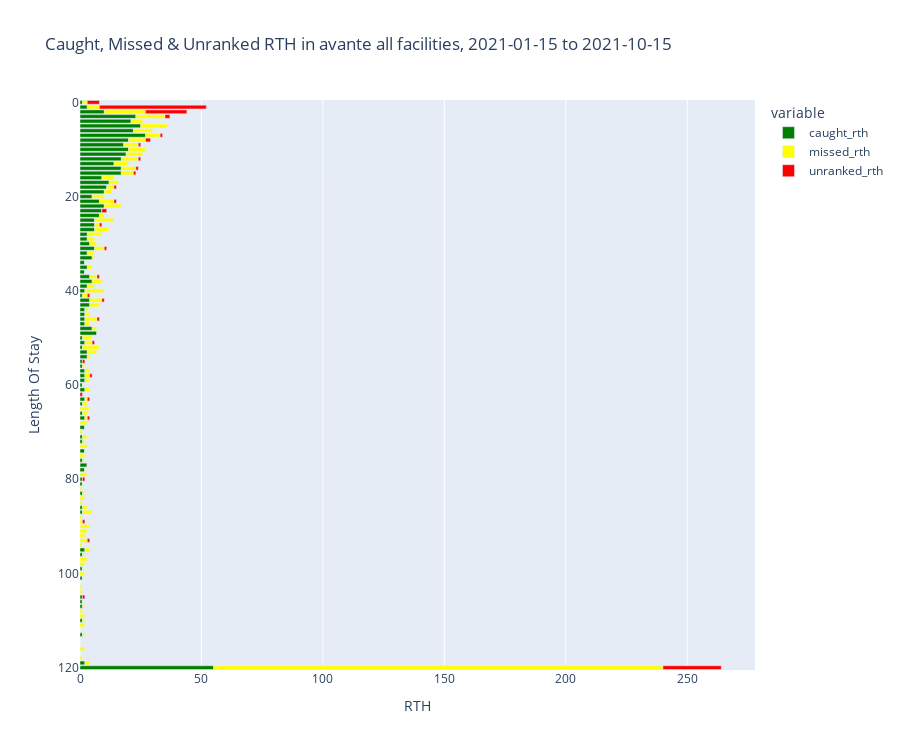

Notebook code cell kept with this figure:
### Code cell
fig = px.bar(
    df, 
    x=['caught_rth','missed_rth','unranked_rth'], 
    y=list(df.index),
    height=graph_height, orientation='h',
    title=f'Caught, Missed & Unranked RTH in {CLIENT} all facilities, {date_range}',
    labels={
        'y':'Length Of Stay', 
        'caught_rth': 'RTH Count'
    }, 
    color_discrete_sequence=['green', 'yellow', 'red']
)
fig['layout']['yaxis']['autorange'] = "reversed"
fig['layout']['xaxis']['title'] = "RTH"
fig.show()

### Figure 1 — Plotly figure (JSON) as saved in the notebook; plotly's stock layout.template omitted (floating-point values rounded to 4 significant figures)
{"data": [{"alignmentgroup": "True", "hovertemplate": "variable=caught_rth<br>value=%{x}<br>Length Of Stay=%{y}<extra></extra>", "legendgroup": "caught_rth", "marker": {"color": "green", "pattern": {"shape": ""}}, "name": "caught_rth", "offsetgroup": "caught_rth", "orientation": "h", "showlegend": true, "textposition": "auto", "type": "bar", "x": [1, 3, 10, 23, 21, 25, 22, 27, 20, 18, 20, 19, 17, 14, 17, 17, 9, 12, 11, 10, 5, 8, 10, 9, 8, 6, 6, 6, 3, 3, 4, 6, 3, 5, 2, 3, 2, 4, 5, 3, 2, 1, 4, 4, 2, 2, 2, 2, 5, 7, 1, 2, 1, 3, 3, 1, 1, 2, 2, 2, 1, 2, 0, 2, 1, 0, 1, 2, 0, 2, 0, 1, 1, 0, 2, 0, 1, 3, 2, 0, 1, 1, 0, 1, 0, 0, 1, 1, 0, 0, 0, 0, 0, 0, 0, 2, 1, 0, 0, 1, 0, 1, 0, 0, 0, 1, 1, 1, 0, 0, 1, 0, 0, 1, 0, 0, 0, 0, 0, 2, 55], "xaxis": "x", "y": [0, 1, 2, 3, 4, 5, 6, 7, 8, 9, 10, 11, 12, 13, 14, 15, 16, 17, 18, 19, 20, 21, 22, 23, 24, 25, 26, 27, 28, 29, 30, 31, 32, 33, 34, 35, 36, 37, 38, 39, 40, 41, 42, 43, 44, 45, 46, 47, 48, 49, 50, 51, 52, 53, 54, 55, 56, 57, 58, 59, 60, 61, 62, 63, 64, 65, 66, 67, 68, 69, 70, 71, 72, 73, 74, 75, 76, 77, 78, 79, 80, 81, 82, 83, 84, 85, 86, 87, 88, 89, 90, 91, 92, 93, 94, 95, 96, 97, 98, 99, 100, 101, 102, 103, 104, 105, 106, 107, 108, 109, 110, 111, 112, 113, 114, 115, 116, 117, 118, 119, 120], "yaxis": "y"}, {"alignmentgroup": "True", "hovertemplate": "variable=missed_rth<br>value=%{x}<br>Length Of Stay=%{y}<extra></extra>", "legendgroup": "missed_rth", "marker": {"color": "yellow", "pattern": {"shape": ""}}, "name": "missed_rth", "offsetgroup": "missed_rth", "orientation": "h", "showlegend": true, "textposition": "auto", "type": "bar", "x": [2, 5, 17, 12, 5, 11, 8, 6, 7, 6, 7, 7, 7, 6, 6, 5, 5, 4, 3, 3, 5, 6, 7, 0, 2, 8, 2, 6, 6, 3, 3, 4, 3, 1, 0, 2, 0, 3, 4, 3, 8, 2, 5, 4, 1, 2, 5, 2, 2, 0, 4, 3, 7, 4, 1, 0, 1, 2, 2, 2, 0, 2, 0, 1, 2, 4, 2, 1, 3, 0, 1, 2, 1, 3, 0, 2, 1, 0, 0, 3, 0, 0, 1, 1, 2, 1, 2, 4, 1, 1, 4, 3, 2, 3, 1, 2, 1, 3, 2, 0, 2, 0, 0, 1, 1, 0, 0, 1, 1, 2, 1, 2, 0, 1, 0, 0, 2, 0, 1, 2, 185], "xaxis": "x", "y": [0, 1, 2, 3, 4, 5, 6, 7, 8, 9, 10, 11, 12, 13, 14, 15, 16, 17, 18, 19, 20, 21, 22, 23, 24, 25, 26, 27, 28, 29, 30, 31, 32, 33, 34, 35, 36, 37, 38, 39, 40, 41, 42, 43, 44, 45, 46, 47, 48, 49, 50, 51, 52, 53, 54, 55, 56, 57, 58, 59, 60, 61, 62, 63, 64, 65, 66, 67, 68, 69, 70, 71, 72, 73, 74, 75, 76, 77, 78, 79, 80, 81, 82, 83, 84, 85, 86, 87, 88, 89, 90, 91, 92, 93, 94, 95, 96, 97, 98, 99, 100, 101, 102, 103, 104, 105, 106, 107, 108, 109, 110, 111, 112, 113, 114, 115, 116, 117, 118, 119, 120], "yaxis": "y"}, {"alignmentgroup": "True", "hovertemplate": "variable=unranked_rth<br>value=%{x}<br>Length Of Stay=%{y}<extra></extra>", "legendgroup": "unranked_rth", "marker": {"color": "red", "pattern": {"shape": ""}}, "name": "unranked_rth", "offsetgroup": "unranked_rth", "orientation": "h", "showlegend": true, "textposition": "auto", "type": "bar", "x": [5, 44, 17, 2, 0, 0, 0, 1, 2, 1, 0, 0, 1, 0, 1, 1, 0, 0, 1, 0, 0, 1, 0, 2, 0, 0, 1, 0, 0, 0, 0, 1, 0, 0, 0, 0, 0, 1, 0, 0, 0, 1, 1, 0, 0, 0, 1, 0, 0, 0, 0, 1, 0, 0, 0, 1, 0, 0, 1, 0, 0, 0, 1, 1, 0, 0, 0, 1, 0, 0, 0, 0, 0, 0, 0, 0, 0, 0, 0, 0, 1, 0, 0, 0, 0, 0, 0, 0, 0, 1, 0, 0, 0, 1, 0, 0, 0, 0, 0, 0, 0, 0, 0, 0, 0, 1, 0, 0, 0, 0, 0, 0, 0, 0, 0, 0, 0, 0, 0, 0, 24], "xaxis": "x", "y": [0, 1, 2, 3, 4, 5, 6, 7, 8, 9, 10, 11, 12, 13, 14, 15, 16, 17, 18, 19, 20, 21, 22, 23, 24, 25, 26, 27, 28, 29, 30, 31, 32, 33, 34, 35, 36, 37, 38, 39, 40, 41, 42, 43, 44, 45, 46, 47, 48, 49, 50, 51, 52, 53, 54, 55, 56, 57, 58, 59, 60, 61, 62, 63, 64, 65, 66, 67, 68, 69, 70, 71, 72, 73, 74, 75, 76, 77, 78, 79, 80, 81, 82, 83, 84, 85, 86, 87, 88, 89, 90, 91, 92, 93, 94, 95, 96, 97, 98, 99, 100, 101, 102, 103, 104, 105, 106, 107, 108, 109, 110, 111, 112, 113, 114, 115, 116, 117, 118, 119, 120], "yaxis": "y"}], "layout": {"barmode": "relative", "height": 750, "legend": {"title": {"text": "variable"}, "tracegroupgap": 0}, "title": {"text": "Caught, Missed & Unranked RTH in avante all facilities, 2021-01-15 to 2021-10-15"}, "xaxis": {"anchor": "y", "domain": [0, 1], "title": {"text": "RTH"}}, "yaxis": {"anchor": "x", "autorange": "reversed", "domain": [0, 1], "title": {"text": "Length Of Stay"}}}}
